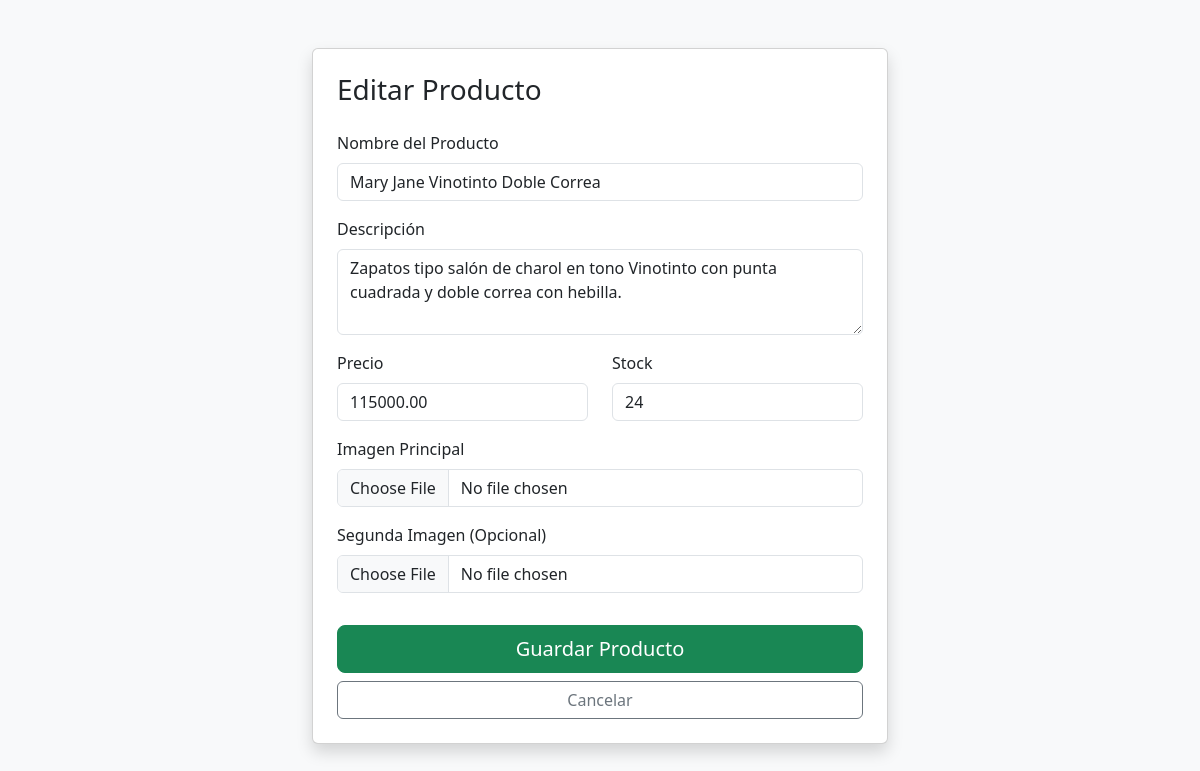
Screenshot of /admin/editar_producto.php?id=19 with the database file from the repository.
### tables this page shows
CREATE TABLE `productos` (
  `id_producto` int(11) NOT NULL,
  `id_tienda` int(11) NOT NULL,
  `id_categoria` int(11) DEFAULT NULL,
  `nombre_producto` varchar(100) NOT NULL,
  `descripcion` text,
  `precio` decimal(10,2) NOT NULL,
  `stock` int(11) NOT NULL DEFAULT '0',
  `imagen` varchar(255) DEFAULT 'default.png',
  `imagen_secundaria` varchar(255) DEFAULT NULL,
  `estado_aprobacion` enum('pendiente','aprobado','rechazado') DEFAULT 'pendiente',
  `fecha_creacion` timestamp NOT NULL DEFAULT CURRENT_TIMESTAMP,
  `aprobado` tinyint(1) DEFAULT '1'
);

### admin/editar_producto.php (the view, shortened to what this page needs)
<?php
$host = 'localhost';
$db   = 'moon_essence';
$user = 'root';
$pass = '';
try {
    $pdo = new PDO("mysql:host=$host;dbname=$db;charset=utf8", $user, $pass);
    $pdo->setAttribute(PDO::ATTR_ERRMODE, PDO::ERRMODE_EXCEPTION);
} catch (PDOException $e) {
    die("Error de conexión: " . $e->getMessage());
}
$id_producto = $_GET['id'] ?? null;
$producto = [
    'nombre_producto' => '',
    'descripcion' => '',
    'precio' => '',
    'stock' => '',
    'imagen' => 'default.png'
];
if ($id_producto) {
    $stmt = $pdo->prepare("SELECT * FROM productos WHERE id_producto = ?");
    $stmt->execute([$id_producto]);
    $producto = $stmt->fetch(PDO::FETCH_ASSOC);
}
?>
<!DOCTYPE html>
<html lang="es">
<head>
    <link href="https://cdn.jsdelivr.net/npm/bootstrap@5.3.0/dist/css/bootstrap.min.css" rel="stylesheet">
</head>
<body class="bg-light">
<div class="container my-5" style="max-width: 600px;">
    <div class="card shadow">
        <div class="card-body p-4">
            <h3 class="mb-4"><?= $id_producto ? 'Editar' : 'Nuevo' ?> Producto</h3>
            <form action="" method="POST" enctype="multipart/form-data">
                <div class="mb-3">
                    <label class="form-label">Nombre del Producto</label>
                    <input type="text" name="nombre_producto" class="form-control" value="<?= htmlspecialchars($producto['nombre_producto']) ?>" required>
                </div>
                <div class="mb-3">
                    <label class="form-label">Descripción</label>
                    <textarea name="descripcion" class="form-control" rows="3" required><?= htmlspecialchars($producto['descripcion']) ?></textarea>
                </div>
                <div class="row mb-3">
                    <div class="col">
                        <label class="form-label">Precio</label>
                        <input type="number" step="any" name="precio" class="form-control" value="<?= $producto['precio'] ?>" required placeholder="Ej: 95000">
                    </div>
                    <div class="col">
                        <label class="form-label">Stock</label>
                        <input type="number" name="stock" class="form-control" value="<?= $producto['stock'] ?>" required>
                    </div>
                </div>
                <div class="mb-3">
                    <label class="form-label">Imagen Principal</label>
                    <input type="file" name="imagen" class="form-control">
                </div>
                <div class="mb-3">
                    <label class="form-label">Segunda Imagen (Opcional)</label>
                    <input type="file" name="imagen2" class="form-control">
                </div>
                <button type="submit" class="btn btn-success w-100 btn-lg mt-3">Guardar Producto</button>
                <a href="admin_productos.php" class="btn btn-outline-secondary w-100 mt-2">Cancelar</a>
            </form>
        </div>
    </div>
</div>
</body>
</html>

### rows the page displays
productos: nombre_producto "Mary Jane Vinotinto Doble Correa", descripcion "Zapatos tipo salón de charol en tono Vinotinto con punta cuadrada y doble correa con hebilla.", precio "115000.00", stock "24"
